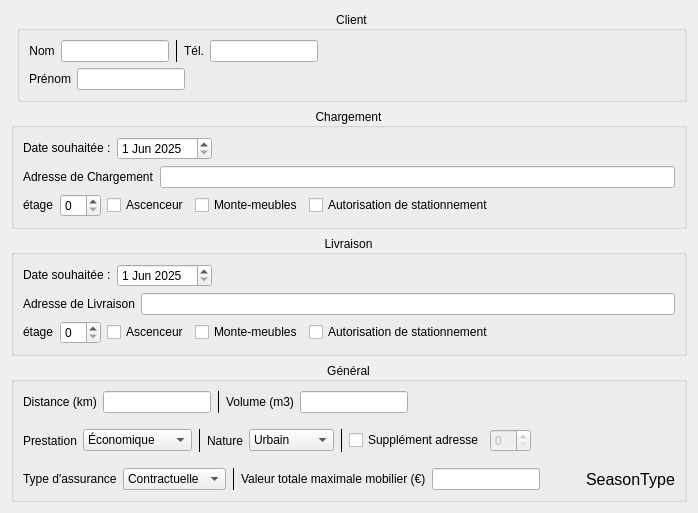
      <widget class="QWidget" name="InformationsClient">
       <property name="enabled">
        <bool>true</bool>
       </property>
       <attribute name="title">
        <string>Informations Client</string>
       </attribute>
       <layout class="QFormLayout" name="formLayout">
        <item row="2" column="0" colspan="2">
         <widget class="QGroupBox" name="chargementGroupBox">
          <property name="font">
           <font>
            <bold>false</bold>
           </font>
          </property>
          <property name="title">
           <string>Chargement</string>
          </property>
          <property name="alignment">
           <set>Qt::AlignmentFlag::AlignCenter</set>
          </property>
          <layout class="QGridLayout" name="gridLayout_2">
           <item row="2" column="0">
            <layout class="QHBoxLayout" name="horizontalLayout_30">
             <item>
              <widget class="QLabel" name="etageDepartLabel">
               <property name="sizePolicy">
                <sizepolicy hsizetype="Fixed" vsizetype="Fixed">
                 <horstretch>0</horstretch>
                 <verstretch>0</verstretch>
                </sizepolicy>
               </property>
               <property name="text">
                <string>étage</string>
               </property>
              </widget>
             </item>
             <item>
              <widget class="QSpinBox" name="etageDepartSpinBox">
               <property name="sizePolicy">
                <sizepolicy hsizetype="Fixed" vsizetype="Fixed">
                 <horstretch>0</horstretch>
                 <verstretch>0</verstretch>
                </sizepolicy>
               </property>
               <property name="maximum">
                <number>20</number>
               </property>
              </widget>
             </item>
             <item>
              <widget class="QCheckBox" name="ascDepartCheckBox">
               <property name="sizePolicy">
                <sizepolicy hsizetype="Fixed" vsizetype="Fixed">
                 <horstretch>0</horstretch>
                 <verstretch>0</verstretch>
                </sizepolicy>
               </property>
               <property name="text">
                <string>Ascenceur</string>
               </property>
              </widget>
             </item>
             <item>
              <widget class="QCheckBox" name="mmDepartCheckBox">
               <property name="sizePolicy">
                <sizepolicy hsizetype="Fixed" vsizetype="Fixed">
                 <horstretch>0</horstretch>
                 <verstretch>0</verstretch>
                </sizepolicy>
               </property>
               <property name="text">
                <string>Monte-meubles</string>
               </property>
              </widget>
             </item>
             <item>
              <widget class="QCheckBox" name="asDepartCheckBox">
               <property name="sizePolicy">
                <sizepolicy hsizetype="Fixed" vsizetype="Fixed">
                 <horstretch>0</horstretch>
                 <verstretch>0</verstretch>
                </sizepolicy>
               </property>
               <property name="text">
                <string>Autorisation de stationnement</string>
               </property>
              </widget>
             </item>
             <item>
              <spacer name="horizontalSpacer_11">
               <property name="orientation">
                <enum>Qt::Orientation::Horizontal</enum>
               </property>
               <property name="sizeHint" stdset="0">
                <size>
                 <width>40</width>
                 <height>20</height>
                </size>
               </property>
              </spacer>
             </item>
            </layout>
           </item>
           <item row="1" column="0">
            <layout class="QHBoxLayout" name="horizontalLayout_9">
             <item>
              <widget class="QLabel" name="adresseDepartLabel">
               <property name="sizePolicy">
                <sizepolicy hsizetype="Fixed" vsizetype="Fixed">
                 <horstretch>0</horstretch>
                 <verstretch>0</verstretch>
                </sizepolicy>
               </property>
               <property name="text">
                <string>Adresse de Chargement</string>
               </property>
              </widget>
             </item>
             <item>
              <widget class="QLineEdit" name="adresseDepartLineEdit">
               <property name="sizePolicy">
                <sizepolicy hsizetype="Expanding" vsizetype="Fixed">
                 <horstretch>0</horstretch>
                 <verstretch>0</verstretch>
                </sizepolicy>
               </property>
              </widget>
             </item>
            </layout>
           </item>
           <item row="0" column="0">
            <layout class="QHBoxLayout" name="horizontalLayout">
             <item>
              <widget class="QLabel" name="departDateLabel">
               <property name="sizePolicy">
                <sizepolicy hsizetype="Fixed" vsizetype="Fixed">
                 <horstretch>0</horstretch>
                 <verstretch>0</verstretch>
                </sizepolicy>
               </property>
               <property name="text">
                <string>Date souhaitée :</string>
               </property>
              </widget>
             </item>
             <item>
              <widget class="QDateEdit" name="departDateEdit">
               <property name="sizePolicy">
                <sizepolicy hsizetype="Fixed" vsizetype="Fixed">
                 <horstretch>0</horstretch>
                 <verstretch>0</verstretch>
                </sizepolicy>
               </property>
               <property name="dateTime">
                <datetime>
                 <hour>15</hour>
                 <minute>0</minute>
                 <second>0</second>
                 <year>2025</year>
                 <month>6</month>
                 <day>1</day>
                </datetime>
               </property>
               <property name="maximumDateTime">
                <datetime>
                 <hour>3</hour>
                 <minute>0</minute>
                 <second>59</second>
                 <year>2030</year>
                 <month>12</month>
                 <day>31</day>
                </datetime>
               </property>
               <property name="minimumDateTime">
                <datetime>
                 <hour>20</hour>
                 <minute>0</minute>
                 <second>0</second>
                 <year>2024</year>
                 <month>12</month>
                 <day>31</day>
                </datetime>
               </property>
               <property name="timeSpec">
                <enum>Qt::TimeSpec::UTC</enum>
               </property>
              </widget>
             </item>
             <item>
              <spacer name="horizontalSpacer_4">
               <property name="orientation">
                <enum>Qt::Orientation::Horizontal</enum>
               </property>
               <property name="sizeHint" stdset="0">
                <size>
                 <width>40</width>
                 <height>20</height>
                </size>
               </property>
              </spacer>
             </item>
            </layout>
           </item>
          </layout>
         </widget>
        </item>
        <item row="3" column="0" colspan="2">
         <widget class="QGroupBox" name="groupBox_2">
          <property name="title">
           <string>Livraison</string>
          </property>
          <property name="alignment">
           <set>Qt::AlignmentFlag::AlignCenter</set>
          </property>
          <layout class="QGridLayout" name="gridLayout_3">
           <item row="7" column="0">
            <layout class="QHBoxLayout" name="horizontalLayout_24">
             <item>
              <widget class="QLabel" name="etageLivraisonLabel">
               <property name="sizePolicy">
                <sizepolicy hsizetype="Fixed" vsizetype="Fixed">
                 <horstretch>0</horstretch>
                 <verstretch>0</verstretch>
                </sizepolicy>
               </property>
               <property name="text">
                <string>étage</string>
               </property>
              </widget>
             </item>
             <item>
              <widget class="QSpinBox" name="etageLivraisonSpinBox">
               <property name="sizePolicy">
                <sizepolicy hsizetype="Fixed" vsizetype="Fixed">
                 <horstretch>0</horstretch>
                 <verstretch>0</verstretch>
                </sizepolicy>
               </property>
               <property name="maximum">
                <number>20</number>
               </property>
              </widget>
             </item>
             <item>
              <widget class="QCheckBox" name="ascLivraisonCheckBox">
               <property name="text">
                <string>Ascenceur</string>
               </property>
              </widget>
             </item>
             <item>
              <widget class="QCheckBox" name="mmLivraisonCheckBox">
               <property name="text">
                <string>Monte-meubles</string>
               </property>
              </widget>
             </item>
             <item>
              <widget class="QCheckBox" name="asLivraisonCheckBox">
               <property name="text">
                <string>Autorisation de stationnement</string>
               </property>
              </widget>
             </item>
             <item>
              <spacer name="horizontalSpacer_10">
               <property name="orientation">
                <enum>Qt::Orientation::Horizontal</enum>
               </property>
               <property name="sizeHint" stdset="0">
                <size>
                 <width>40</width>
                 <height>20</height>
                </size>
               </property>
              </spacer>
             </item>
            </layout>
           </item>
           <item row="3" column="0">
            <layout class="QHBoxLayout" name="horizontalLayout_4">
             <item>
              <widget class="QLabel" name="adresseLivraisonLabel">
               <property name="sizePolicy">
                <sizepolicy hsizetype="Fixed" vsizetype="Fixed">
                 <horstretch>0</horstretch>
                 <verstretch>0</verstretch>
                </sizepolicy>
               </property>
               <property name="text">
                <string>Adresse de Livraison</string>
               </property>
              </widget>
             </item>
             <item>
              <widget class="QLineEdit" name="adresseLivraisonLineEdit">
               <property name="sizePolicy">
                <sizepolicy hsizetype="Expanding" vsizetype="Fixed">
                 <horstretch>0</horstretch>
                 <verstretch>0</verstretch>
                </sizepolicy>
               </property>
              </widget>
             </item>
            </layout>
           </item>
           <item row="0" column="0">
            <layout class="QHBoxLayout" name="horizontalLayout_15">
             <item>
              <widget class="QLabel" name="livraisonDateLabel">
               <property name="sizePolicy">
                <sizepolicy hsizetype="Fixed" vsizetype="Fixed">
                 <horstretch>0</horstretch>
                 <verstretch>0</verstretch>
                </sizepolicy>
               </property>
               <property name="text">
                <string>Date souhaitée :</string>
               </property>
              </widget>
             </item>
             <item>
              <widget class="QDateEdit" name="livraisonDateEdit">
               <property name="sizePolicy">
                <sizepolicy hsizetype="Fixed" vsizetype="Fixed">
                 <horstretch>0</horstretch>
                 <verstretch>0</verstretch>
                </sizepolicy>
               </property>
               <property name="dateTime">
                <datetime>
                 <hour>17</hour>
                 <minute>0</minute>
                 <second>0</second>
                 <year>2025</year>
                 <month>6</month>
                 <day>1</day>
                </datetime>
               </property>
               <property name="maximumDateTime">
                <datetime>
                 <hour>19</hour>
                 <minute>59</minute>
                 <second>59</second>
                 <year>2030</year>
                 <month>12</month>
                 <day>31</day>
                </datetime>
               </property>
               <property name="minimumDateTime">
                <datetime>
                 <hour>21</hour>
                 <minute>0</minute>
                 <second>0</second>
                 <year>2024</year>
                 <month>12</month>
                 <day>31</day>
                </datetime>
               </property>
               <property name="timeSpec">
                <enum>Qt::TimeSpec::LocalTime</enum>
               </property>
               <property name="date">
                <date>
                 <year>2025</year>
                 <month>6</month>
                 <day>1</day>
                </date>
               </property>
              </widget>
             </item>
             <item>
              <spacer name="horizontalSpacer_5">
               <property name="orientation">
                <enum>Qt::Orientation::Horizontal</enum>
               </property>
               <property name="sizeHint" stdset="0">
                <size>
                 <width>40</width>
                 <height>20</height>
                </size>
               </property>
              </spacer>
             </item>
            </layout>
           </item>
          </layout>
         </widget>
        </item>
        <item row="4" column="0" colspan="2">
         <widget class="QGroupBox" name="gridGroupBox">
          <property name="title">
           <string>Général</string>
          </property>
          <property name="alignment">
           <set>Qt::AlignmentFlag::AlignCenter</set>
          </property>
          <layout class="QGridLayout" name="gridLayout_5">
           <item row="1" column="0">
            <spacer name="verticalSpacer_2">
             <property name="orientation">
              <enum>Qt::Orientation::Vertical</enum>
             </property>
             <property name="sizeType">
              <enum>QSizePolicy::Policy::Fixed</enum>
             </property>
             <property name="sizeHint" stdset="0">
              <size>
               <width>20</width>
               <height>10</height>
              </size>
             </property>
            </spacer>
           </item>
           <item row="2" column="0">
            <layout class="QHBoxLayout" name="horizontalLayout_20">
             <item>
              <widget class="QLabel" name="prestationLabel">
               <property name="text">
                <string>Prestation</string>
               </property>
              </widget>
             </item>
             <item>
              <widget class="QComboBox" name="prestationComboBox">
               <item>
                <property name="text">
                 <string>Économique</string>
                </property>
               </item>
               <item>
                <property name="text">
                 <string>Économique +</string>
                </property>
               </item>
               <item>
                <property name="text">
                 <string>Standard</string>
                </property>
               </item>
               <item>
                <property name="text">
                 <string>Luxe</string>
                </property>
               </item>
              </widget>
             </item>
             <item>
              <widget class="Line" name="line">
               <property name="frameShadow">
                <enum>QFrame::Shadow::Plain</enum>
               </property>
               <property name="orientation">
                <enum>Qt::Orientation::Vertical</enum>
               </property>
              </widget>
             </item>
             <item>
              <layout class="QHBoxLayout" name="horizontalLayout_21">
               <item>
                <widget class="QLabel" name="natureLabel">
                 <property name="text">
                  <string>Nature</string>
                 </property>
                </widget>
               </item>
               <item>
                <widget class="QComboBox" name="natureComboBox">
                 <property name="editable">
                  <bool>false</bool>
                 </property>
                 <property name="currentText">
                  <string>Urbain</string>
                 </property>
                 <property name="currentIndex">
                  <number>0</number>
                 </property>
                 <item>
                  <property name="text">
                   <string>Urbain</string>
                  </property>
                 </item>
                 <item>
                  <property name="text">
                   <string>Spécial</string>
                  </property>
                 </item>
                 <item>
                  <property name="text">
                   <string>Groupage</string>
                  </property>
                 </item>
                </widget>
               </item>
               <item>
                <widget class="Line" name="line_3">
                 <property name="frameShadow">
                  <enum>QFrame::Shadow::Plain</enum>
                 </property>
                 <property name="orientation">
                  <enum>Qt::Orientation::Vertical</enum>
                 </property>
                </widget>
               </item>
               <item>
                <widget class="QCheckBox" name="suppAdresseCheckBox">
                 <property name="text">
                  <string>Supplément adresse</string>
                 </property>
                </widget>
               </item>
               <item>
                <widget class="QSpinBox" name="suppAdresseSpinBox">
                 <property name="enabled">
                  <bool>false</bool>
                 </property>
                </widget>
               </item>
               <item>
                <spacer name="horizontalSpacer_12">
                 <property name="orientation">
                  <enum>Qt::Orientation::Horizontal</enum>
                 </property>
                 <property name="sizeHint" stdset="0">
                  <size>
                   <width>40</width>
                   <height>20</height>
                  </size>
                 </property>
                </spacer>
               </item>
              </layout>
             </item>
            </layout>
           </item>
           <item row="3" column="0">
            <spacer name="verticalSpacer_3">
             <property name="orientation">
              <enum>Qt::Orientation::Vertical</enum>
             </property>
             <property name="sizeType">
              <enum>QSizePolicy::Policy::Fixed</enum>
             </property>
             <property name="sizeHint" stdset="0">
              <size>
               <width>20</width>
               <height>10</height>
              </size>
             </property>
            </spacer>
           </item>
           <item row="0" column="0">
            <layout class="QHBoxLayout" name="horizontalLayout_14">
             <item>
              <widget class="QLabel" name="distanceLabel">
               <property name="text">
                <string>Distance (km)</string>
               </property>
              </widget>
             </item>
             <item>
              <widget class="QLineEdit" name="distanceLineEdit">
               <property name="sizePolicy">
                <sizepolicy hsizetype="Fixed" vsizetype="Fixed">
                 <horstretch>0</horstretch>
                 <verstretch>0</verstretch>
                </sizepolicy>
               </property>
              </widget>
             </item>
             <item>
              <widget class="Line" name="line_9">
               <property name="frameShadow">
                <enum>QFrame::Shadow::Plain</enum>
               </property>
               <property name="orientation">
                <enum>Qt::Orientation::Vertical</enum>
               </property>
              </widget>
             </item>
             <item>
              <widget class="QLabel" name="volumeLabel">
               <property name="text">
                <string>Volume (m3)</string>
               </property>
              </widget>
             </item>
             <item>
              <widget class="QLineEdit" name="volumelineEdit">
               <property name="sizePolicy">
                <sizepolicy hsizetype="Fixed" vsizetype="Fixed">
                 <horstretch>0</horstretch>
                 <verstretch>0</verstretch>
                </sizepolicy>
               </property>
              </widget>
             </item>
             <item>
              <spacer name="horizontalSpacer_14">
               <property name="orientation">
                <enum>Qt::Orientation::Horizontal</enum>
               </property>
               <property name="sizeHint" stdset="0">
                <size>
                 <width>40</width>
                 <height>20</height>
                </size>
               </property>
              </spacer>
             </item>
            </layout>
           </item>
           <item row="4" column="0">
            <layout class="QHBoxLayout" name="horizontalLayout_5">
             <item>
              <widget class="QLabel" name="typeAssuranceLabel">
               <property name="text">
                <string>Type d'assurance</string>
               </property>
              </widget>
             </item>
             <item>
              <widget class="QComboBox" name="typeAssuranceComboBox">
               <item>
                <property name="text">
                 <string>Contractuelle</string>
                </property>
               </item>
               <item>
                <property name="text">
                 <string>Dommage</string>
                </property>
               </item>
              </widget>
             </item>
             <item>
              <widget class="Line" name="line_10">
               <property name="frameShadow">
                <enum>QFrame::Shadow::Plain</enum>
               </property>
               <property name="orientation">
                <enum>Qt::Orientation::Vertical</enum>
               </property>
              </widget>
             </item>
             <item>
              <widget class="QLabel" name="valeurAssuranceLabel">
               <property name="text">
                <string>Valeur totale maximale mobilier (€)</string>
               </property>
              </widget>
             </item>
             <item>
              <widget class="QLineEdit" name="valeurAssuranceLineEdit">
               <property name="sizePolicy">
                <sizepolicy hsizetype="Fixed" vsizetype="Fixed">
                 <horstretch>0</horstretch>
                 <verstretch>0</verstretch>
                </sizepolicy>
               </property>
              </widget>
             </item>
             <item>
              <spacer name="horizontalSpacer_13">
               <property name="orientation">
                <enum>Qt::Orientation::Horizontal</enum>
               </property>
               <property name="sizeHint" stdset="0">
                <size>
                 <width>40</width>
                 <height>20</height>
                </size>
               </property>
              </spacer>
             </item>
             <item>
              <widget class="QLabel" name="typeSaisonLabel">
               <property name="font">
                <font>
                 <pointsize>12</pointsize>
                </font>
               </property>
               <property name="text">
                <string>SeasonType</string>
               </property>
              </widget>
             </item>
            </layout>
           </item>
          </layout>
         </widget>
        </item>
        <item row="1" column="1">
         <widget class="QGroupBox" name="groupBox_3">
          <property name="title">
           <string>Client</string>
          </property>
          <property name="alignment">
           <set>Qt::AlignmentFlag::AlignCenter</set>
          </property>
          <layout class="QGridLayout" name="gridLayout_6">
           <item row="0" column="0">
            <layout class="QHBoxLayout" name="horizontalLayout_2">
             <property name="spacing">
              <number>6</number>
             </property>
             <item>
              <widget class="QLabel" name="nomLabel">
               <property name="sizePolicy">
                <sizepolicy hsizetype="Preferred" vsizetype="Preferred">
                 <horstretch>0</horstretch>
                 <verstretch>0</verstretch>
                </sizepolicy>
               </property>
               <property name="text">
                <string>Nom</string>
               </property>
               <property name="alignment">
                <set>Qt::AlignmentFlag::AlignCenter</set>
               </property>
              </widget>
             </item>
             <item>
              <widget class="QLineEdit" name="nomLineEdit">
               <property name="enabled">
                <bool>true</bool>
               </property>
               <property name="sizePolicy">
                <sizepolicy hsizetype="Preferred" vsizetype="Fixed">
                 <horstretch>0</horstretch>
                 <verstretch>0</verstretch>
                </sizepolicy>
               </property>
              </widget>
             </item>
             <item>
              <widget class="Line" name="line_4">
               <property name="frameShadow">
                <enum>QFrame::Shadow::Plain</enum>
               </property>
               <property name="orientation">
                <enum>Qt::Orientation::Vertical</enum>
               </property>
              </widget>
             </item>
             <item>
              <widget class="QLabel" name="numTelLabel">
               <property name="text">
                <string>Tél.</string>
               </property>
              </widget>
             </item>
             <item>
              <widget class="QLineEdit" name="numTelLineEdit">
               <property name="sizePolicy">
                <sizepolicy hsizetype="Preferred" vsizetype="Fixed">
                 <horstretch>0</horstretch>
                 <verstretch>0</verstretch>
                </sizepolicy>
               </property>
              </widget>
             </item>
             <item>
              <spacer name="horizontalSpacer_15">
               <property name="orientation">
                <enum>Qt::Orientation::Horizontal</enum>
               </property>
               <property name="sizeHint" stdset="0">
                <size>
                 <width>40</width>
                 <height>20</height>
                </size>
               </property>
              </spacer>
             </item>
            </layout>
           </item>
           <item row="1" column="0">
            <layout class="QHBoxLayout" name="horizontalLayout_3">
             <item>
              <widget class="QLabel" name="prenomLabel">
               <property name="text">
                <string>Prénom</string>
               </property>
               <property name="alignment">
                <set>Qt::AlignmentFlag::AlignCenter</set>
               </property>
              </widget>
             </item>
             <item>
              <widget class="QLineEdit" name="prenomLineEdit">
               <property name="enabled">
                <bool>true</bool>
               </property>
               <property name="sizePolicy">
                <sizepolicy hsizetype="Preferred" vsizetype="Fixed">
                 <horstretch>0</horstretch>
                 <verstretch>0</verstretch>
                </sizepolicy>
               </property>
              </widget>
             </item>
             <item>
              <spacer name="horizontalSpacer_16">
               <property name="orientation">
                <enum>Qt::Orientation::Horizontal</enum>
               </property>
               <property name="sizeHint" stdset="0">
                <size>
                 <width>40</width>
                 <height>20</height>
                </size>
               </property>
              </spacer>
             </item>
            </layout>
           </item>
          </layout>
         </widget>
        </item>
       </layout>
      </widget>
